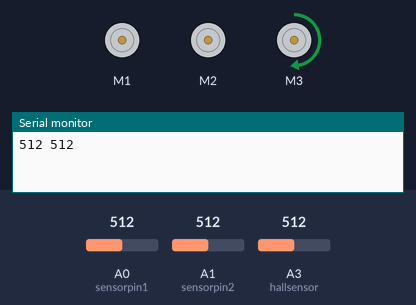
A sketch run on a simulated Arduino Uno, built with avr-gcc and run on an emulated ATmega328P. Parts: 3 × DC motor (green arrow = forward, orange = backward, longer = faster), the last lines printed to the serial monitor. The inputs (shaded band) are chosen by the test bench; at power-on: A0 (sensorpin1) = 512, A1 (sensorpin2) = 512, A3 (hallsensor) = 512.

Above: at 2.2 s.
2.3 s: A0 (sensorpin1) set to 460
7.5 s: A0 (sensorpin1) set to 444
At 9.7 s:
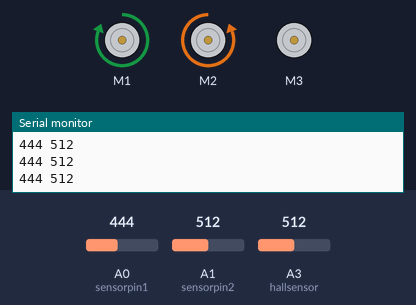
10.0 s: A0 (sensorpin1) set to 511
At 10.8 s:
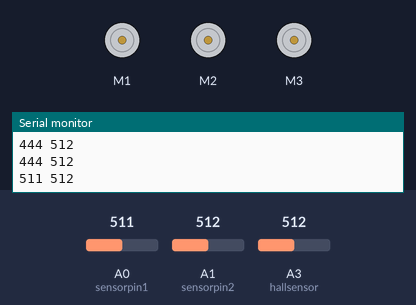
15.2 s: A1 (sensorpin2) set to 504
At 18.3 s:
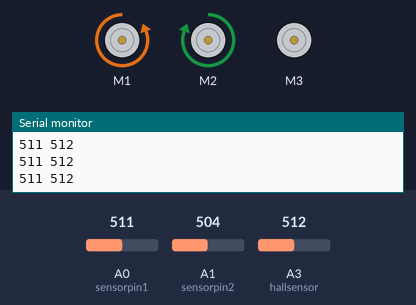
Timing chart, 0 to 19.8 s (numbered marks = the images above; inputs shaded):
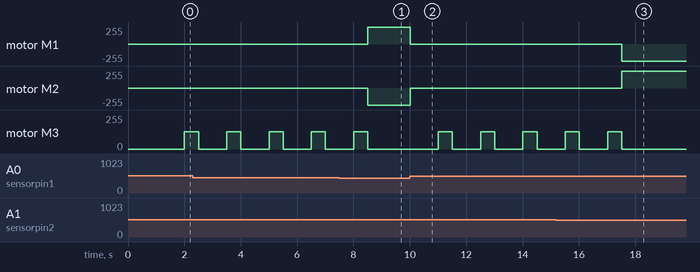

Measured:
- the behaviour switches between 451 and 450 on A0 (sensorpin1) (found by bisection; images 0 and 1)
- the behaviour switches between 512 and 511 on A1 (sensorpin2) (found by bisection; images 2 and 3)
- after the input at 7.5 s, motor M1: stopped → forward 255/255 after 1.0 s; motor M2: stopped → backward 255/255 after 1.0 s; motor M3: goes on until 8.5 s, then stays stopped
- after the input at 10.0 s, motor M1: forward 255/255 → stopped at once; motor M2: backward 255/255 → stopped at once; motor M3: alternates forward 128/255 for 0.50 s and stopped for 1.0 s, starting after 1.0 s
- after the input at 15.2 s, motor M1: stopped → backward 255/255 after 2.3 s; motor M2: stopped → forward 255/255 after 2.3 s
- by itself, motor M3: alternates forward 128/255 for 0.50 s and stopped for 1.0 s

The sketch:

pickupSequence.ino
```cpp
#include <Wire.h>
#include <Adafruit_MotorShield.h>
Adafruit_MotorShield AFMS = Adafruit_MotorShield();
Adafruit_DCMotor *myMotor1 = AFMS.getMotor(1);
Adafruit_DCMotor *myMotor2 = AFMS.getMotor(2);
Adafruit_DCMotor *clawMotor = AFMS.getMotor(3);

int sensorpin1 = 0;                 // analog pin used to connect the sharp sensor
int sensorpin2 = 1;                 // analog pin used to connect the sharp sensor
int hallsensor = 3;
int origin;
int i = 0;
bool liveMine;


void setup()
{
  Serial.begin(9600);               // starts the serial monitor
  AFMS.begin();
  delay(1000);
  origin = analogRead(sensorpin2);

}

void loop()
{
  myMotor1->run(FORWARD);
  myMotor2->run(BACKWARD);
  myMotor1->setSpeed(255);
  myMotor2->setSpeed(255);
  int val = analogRead(sensorpin1);       // reads the value of the sharp sensor
  int secondVal = analogRead(sensorpin2);
  Serial.print(val);            // prints the value of the sensor to the serial monitor
  Serial.print(" ");
  Serial.println(origin);
  if (val>450) {
    myMotor1->run(RELEASE);
    myMotor2->run(RELEASE);

    delay(1000);

    int hallValue = analogRead(hallsensor);
    if (hallValue>100) {
// LED STUFF OCCURS HERE AND SET A VALUE TO ENSURE IT KNOWS ITS LIVE
      liveMine = true;

    }
    else {
      liveMine = false;
// LED STUFF OCCURS HERE AND SET A VALUE TO ENSURE IT KNOWS ITS NOT LIVE

    }
    clawMotor->run(FORWARD);
    clawMotor->setSpeed(128);
    delay(500);
    clawMotor->run(RELEASE);
    if (liveMine = true){
      //flashing red
    }
    else {
      //flashing green
    }
    while (secondVal<origin){
    myMotor1->run(BACKWARD);
    myMotor2->run(FORWARD);
    myMotor1->setSpeed(255);
    myMotor2->setSpeed(255);
//    Serial.println("True");
    i=i+1;
    if (i>100000){
      break;
    }
    }
    myMotor1->run(RELEASE);
    myMotor2->run(RELEASE);

  }
}
```
